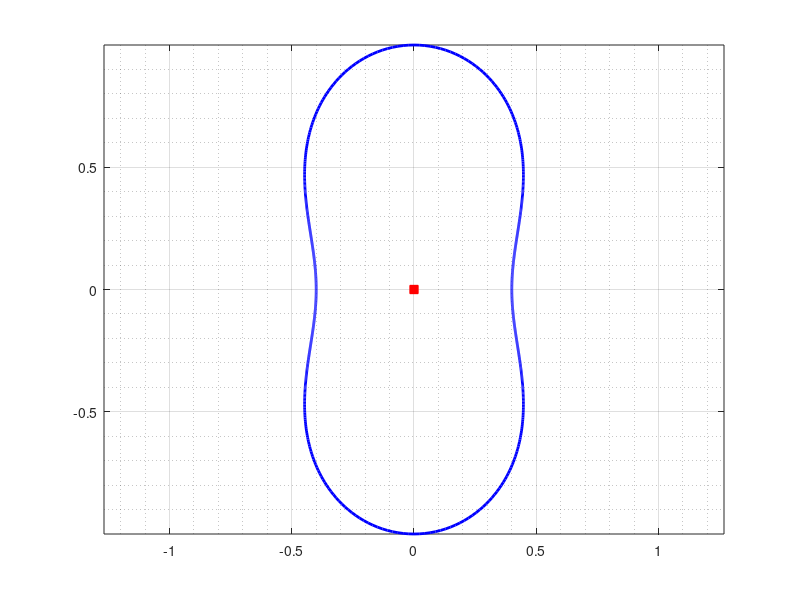

Write MATLAB code to recreate this figure. (Note: this script raises an error after producing the figure.)
clear;clc
%eigenvalues of KD using fft
% Cassini oval shape, Table 4 of Numerical studeies of the
% Steklov eigenvalue problem via convformal mappings
%%
n =2^10;
h=2*pi/n;
t = 0:h:2*pi-h; t=t(:);
%%
w1   =  exp(1i*t);
w1p  =  1i*exp(1i*t);
w1pp =  -exp(1i*t);
et   = i*(0.4*w1.*sqrt(2./(1.16-0.84*w1.^2)));
etp  = 1i*(0.4*w1p.*sqrt(2./(1.16-0.84*w1.^2))+0.336*(w1.^2).*w1p.*(sqrt(2)./(1.16-.84*w1.^2).^(3/2)));
etpp = 1i*(0.4*w1pp.*sqrt(2./(1.16-0.84*w1.^2))+1.008*w1.*(w1p.^2).*(sqrt(2)./(1.16-.84*w1.^2).^(3/2))+0.336*(w1.^2).*w1pp.*(sqrt(2)./(1.16-.84*w1.^2).^(3/2))+0.84672*(w1.^3).*(w1p.^2).*(sqrt(2)./(1.16-.84*w1.^2).^(5/2)));
% 
Area = h*sum(real(et).*imag(etp));
alpha = 0;
%%
fig1=figure;
hold on; box on;
crv = et; crv(end+1)=crv(1);
plot(real(crv),imag(crv),'b','LineWidth',2);
plot(real(alpha),imag(alpha),'sr','MarkerFaceColor','r');
set(fig1,'PaperSize',[5  5]);
grid on; axis equal
ax=gca; 
set(ax,'xminorgrid','on','yminorgrid','on')
ax.GridAlpha=0.25; ax.MinorGridAlpha=0.25;
set(gca,'FontSize',14)
set(ax,'LooseInset',get(ax,'TightInset'))
% print(fig1, 'fig_4air.pdf', '-dpdf', '-fillpage');
%%
%%
A        =  et-alpha;
Ap       =  etp;
%
h        =   2*pi/n;
% 
for k=1:n
    for j=1:n
        if (k==j)
            N(k,j)  =  h*(1/pi)*imag(0.5*(etpp(k)/etp(k))-Ap(k)/A(k));
            tM(k,j) =  h*(1/pi)*real(0.5*(etpp(k)/etp(k))-Ap(k)/A(k));
        else
            N(k,j)  =  h*(1/pi)*imag((A(k)*etp(j))/(A(j)*(et(j)-et(k))));
            tM(k,j) =  h*((1/(2*pi))*cot((t(k)-t(j))/2)...
                        +(1/pi)*real((A(k)*etp(j))/(A(j)*(et(j)-et(k)))));
        end
    end
end
%
for k=1:n
    for j=1:n
        if (((j-k)/2)-floor((j-k)/2) == 0)
            K(k,j) = 0;
        else
            K(k,j) = (2/n)*cot(pi*(k-j)/n);
        end
    end
end
%
M        =  -K+tM;
E        =  -inv(eye(n)-N)*M;
%%
MD = matD(n);
P  = diag(1./abs(etp));
KD = P*MD*E;
%%
format long g
%
KDI = KD+eye(n);
[V,D] = eigs(KDI,13,'smallestabs');
Dv    = real(diag(D)-1)*sqrt(Area)
%%
figure;
tfig = tiledlayout(2,4);
tfig.TileSpacing = 'none'; % Or 'compact'
tfig.Padding = 'none';     % Or 'compact'
% 
for kk=1:8
    gam  = real(V(:,kk+2)); c = sqrt(h*sum(gam.^2.*abs(etp))); gam = gam./c;
    % 
    % ind(kk,1) = fftindex(gam);
nexttile
%
set(groot,'defaultAxesTickLabelInterpreter','latex');
set(groot,'defaulttextinterpreter','latex');
set(groot,'defaultLegendInterpreter','latex');
etv = et; etv(n+1)=etv(1);
gamv = gam; gamv(n+1)=gam(1);
plot3(real(etv),imag(etv),gamv,'b','LineWidth',1.5)
hold on; box on
plot(real(etv),imag(etv),'-.k','LineWidth',1.5)
for kj=1:8:length(et)
    pnt1 = [real(et(kj)) real(et(kj))];
    pnt2 = [imag(et(kj)) imag(et(kj))];
    pnt3 = [gam(kj)      0];
    if gam(kj)>0
        plot3(pnt1,pnt2,pnt3,'k','LineWidth',0.5);
    else
        plot3(pnt1,pnt2,pnt3,'r','LineWidth',0.5);
    end
end
view([ 1  -0.5  1])
axis off
ax=gca; 
set(gca,'LooseInset',get(gca,'TightInset'))
grid on; grid('minor')
ax=gca; 
set(ax,'xminorgrid','on','yminorgrid','on')
ax.GridAlpha=0.25; ax.MinorGridAlpha=0.25;
set(gca,'FontSize',14)
% 
end
%%
print -depsc fig_ex4e_8eigf_b
%%
